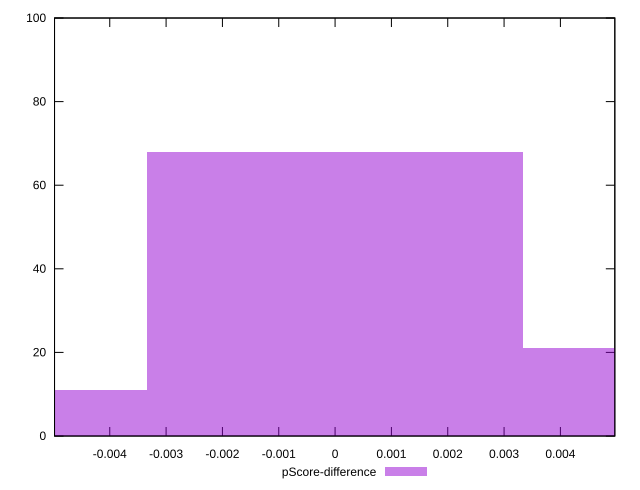

Reproduce this figure in gnuplot.
reset

$pScoreDifference <<EOF
0 68
0.006664820043986399 21
-0.006664820043986399 11
EOF

set key outside below
set boxwidth 0.006664820043986399
set xrange [-0.0049803529069251395:0.004966023519044932]
set yrange [0:100]
set trange [0:100]
set style fill transparent solid 0.5 noborder
set terminal svg size 640, 490 enhanced background rgb 'white'
set output "report_00017_2021-02-10T15-08-03.406Z/interactive/samples/pages/pScore-difference/histogram.svg"

plot $pScoreDifference title "pScore-difference" with boxes

reset
